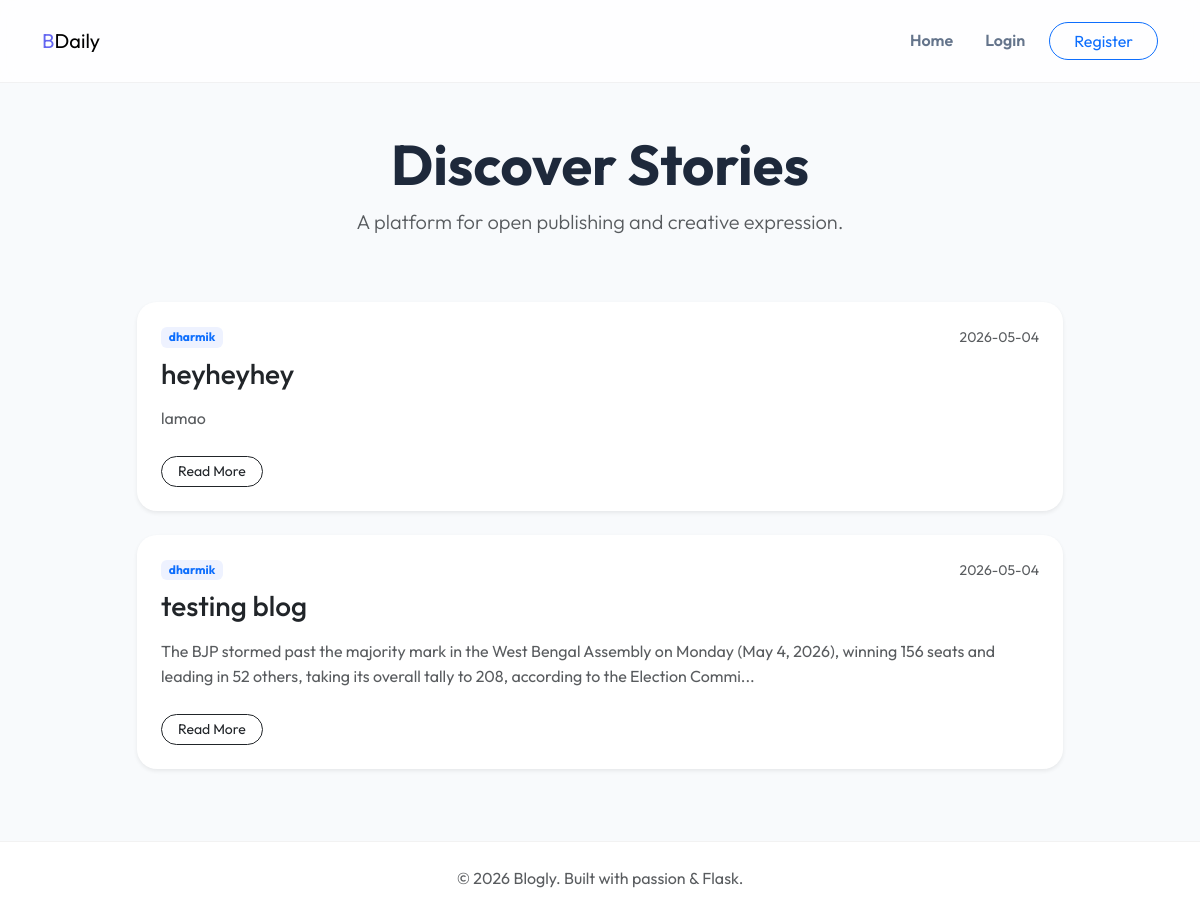
Page /home on the earlier database version.
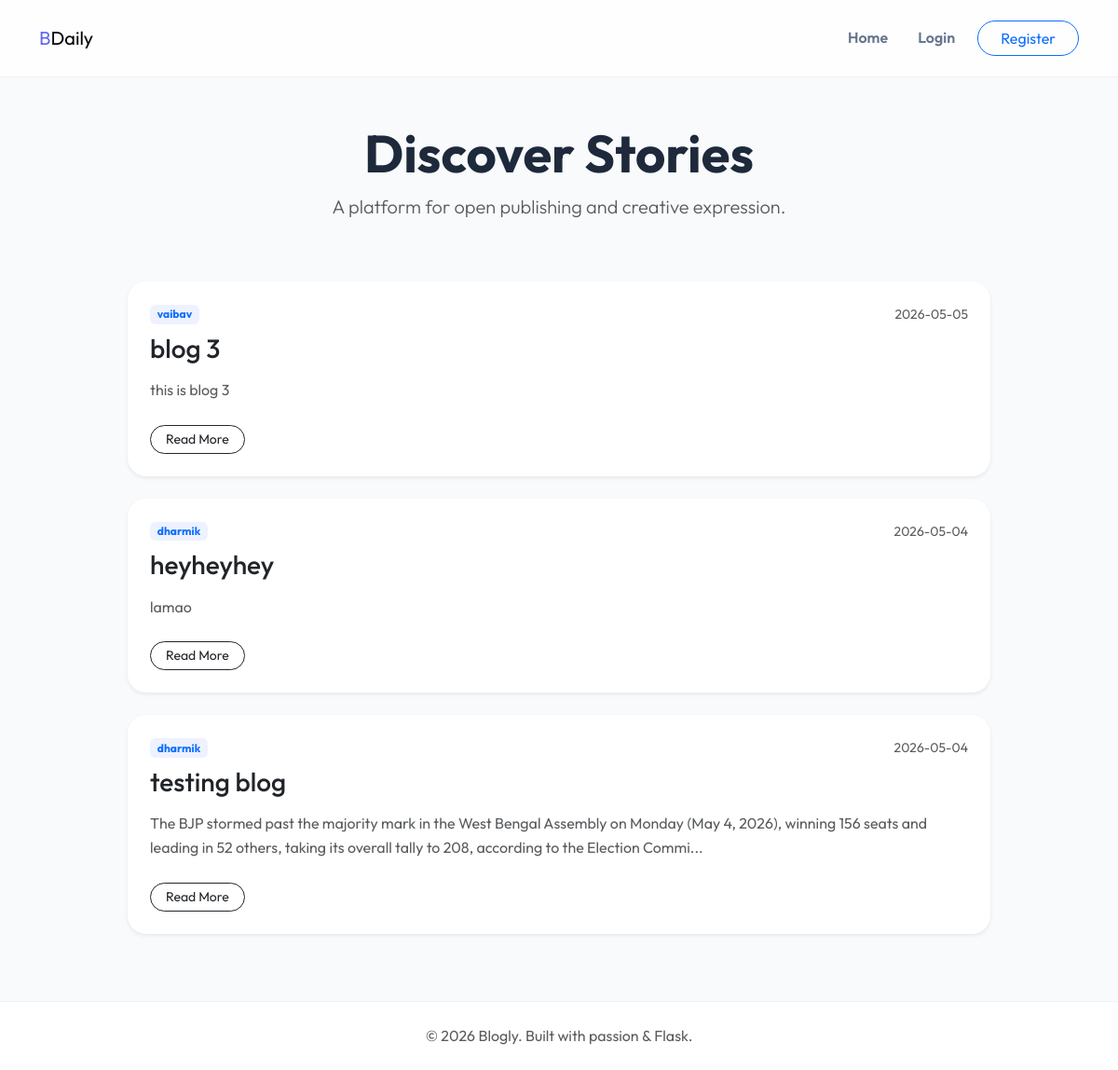
Same page on the later database version.
### models.py (models this page shows, shortened)
class Post(db.Model):
    id = db.Column(db.Integer, primary_key=True)
    title = db.Column(db.String(100), nullable=False)
    date_posted = db.Column(db.DateTime, nullable=False, default=datetime.utcnow)
    content = db.Column(db.Text, nullable=False)
    user_id = db.Column(db.Integer, db.ForeignKey('user.id'), nullable=False)

class User(db.Model, UserMixin):
    id = db.Column(db.Integer, primary_key=True)
    username = db.Column(db.String(20), unique=True, nullable=False)
    email = db.Column(db.String(120), unique=True, nullable=False)
    password = db.Column(db.String(60), nullable=False)
    posts = db.relationship('Post', backref='author', lazy=True)

### app.py (the view)
@app.route("/")
@app.route("/home")
def home():
    posts = Post.query.order_by(Post.date_posted.desc()).all()
    return render_template('index.html', posts=posts)

### templates/index.html (shortened to what this page needs)
{% extends "base.html" %}
{% block content %}
    <div class="row mb-5 text-center">
        <div class="col-12">
            <h1 class="display-4 fw-bold">Discover Stories</h1>
            <p class="lead text-muted">A platform for open publishing and creative expression.</p>
        </div>
    </div>
    <div class="row">
        {% for post in posts %}
            <article class="col-12 mb-4">
                <div class="card h-100 border-0 shadow-sm post-card">
                    <div class="card-body p-4">
                        <div class="d-flex justify-content-between align-items-center mb-2">
                            <span class="badge bg-soft-primary text-primary">{{ post.author.username }}</span>
                            <small class="text-muted">{{ post.date_posted.strftime('%Y-%m-%d') }}</small>
                        </div>
                        <h2 class="card-title h3 mb-3">
                            <a href="{{ url_for('post', post_id=post.id) }}" class="text-decoration-none text-dark">{{ post.title }}</a>
                        </h2>
                        <p class="card-text text-muted mb-4">{{ post.content[:200] }}{% if post.content|length > 200 %}...{% endif %}</p>
                        <div class="d-flex align-items-center">
                            <a href="{{ url_for('post', post_id=post.id) }}" class="btn btn-outline-dark btn-sm rounded-pill px-3">Read More</a>
                        </div>
                    </div>
                </div>
            </article>
        {% endfor %}
    </div>
{% endblock content %}

### templates/base.html (shortened to what this page needs)
<!DOCTYPE html>
<html lang="en">
<head>
    <link href="https://cdn.jsdelivr.net/npm/bootstrap@5.3.0/dist/css/bootstrap.min.css" rel="stylesheet">
    <link rel="stylesheet" href="{{ url_for('static', filename='css/style.css') }}">
    <link rel="stylesheet" href="https://cdnjs.cloudflare.com/ajax/libs/font-awesome/6.4.0/css/all.min.css">
</head>
<body>
    <nav class="navbar navbar-expand-lg sticky-top">
        <div class="container">
            <a class="navbar-brand" href="{{ url_for('home') }}">
                <span class="brand-accent">B</span>Daily
            </a>
            <div class="collapse navbar-collapse" id="navbarNav">
                <ul class="navbar-nav ms-auto align-items-center">
                    <li class="nav-item">
                        <a class="nav-link" href="{{ url_for('home') }}">Home</a>
                    </li>
                    {% if current_user.is_authenticated %}
                        <li class="nav-item ms-lg-3">
                            <a class="btn btn-primary btn-new-post" href="{{ url_for('new_post') }}">
                                <i class="fas fa-plus me-2"></i>New Post
                            </a>
                        </li>
                        <li class="nav-item ms-lg-3">
                            <a class="nav-link" href="{{ url_for('logout') }}">Logout</a>
                        </li>
                    {% else %}
                        <li class="nav-item ms-lg-3">
                            <a class="nav-link" href="{{ url_for('login') }}">Login</a>
                        </li>
                        <li class="nav-item ms-lg-3">
                            <a class="btn btn-outline-primary rounded-pill px-4" href="{{ url_for('register') }}">Register</a>
                        </li>
                    {% endif %}
                </ul>
            </div>
        </div>
    </nav>
    <main class="container py-5">
        <div class="row justify-content-center">
            <div class="col-md-10">
                {% block content %}{% endblock %}
            </div>
        </div>
    </main>
    <footer class="footer mt-auto py-4">
        <div class="container text-center">
            <p class="mb-0 text-muted">&copy; 2026 Blogly. Built with passion & Flask.</p>
        </div>
    </footer>
</body>
</html>

### static/css/style.css (style rules this page uses)
:root { --primary-color: #6366f1; --primary-dark: #4f46e5; --primary-soft: #eef2ff; --secondary-color: #64748b; --text-dark: #1e293b; --text-muted: #64748b; --bg-light: #f8fafc; --card-shadow: 0 10px 15px -3px rgba(0, 0, 0, 0.1), 0 4px 6px -2px rgba(0, 0, 0, 0.05); }
body { font-family: 'Outfit', sans-serif; background-color: var(--bg-light); color: var(--text-dark); line-height: 1.6; }
.navbar { background-color: rgba(255, 255, 255, 0.8); backdrop-filter: blur(10px); border-bottom: 1px solid rgba(0, 0, 0, 0.05); padding: 1.25rem 0; }
.brand-accent { color: var(--primary-color); }
.nav-link { font-weight: 600; color: var(--secondary-color) !important; transition: color 0.3s ease; }
.post-card { transition: all 0.3s cubic-bezier(0.4, 0, 0.2, 1); border-radius: 1.25rem; }
.bg-soft-primary { background-color: var(--primary-soft); }
article { animation: fadeIn 0.6s ease-out forwards; }
.footer { border-top: 1px solid rgba(0, 0, 0, 0.05); background-color: #fff; }

Differences in the rows shown:
added Post: author.username "vaibav", date_posted "2026-05-05", title "blog 3", content "this is blog 3"
